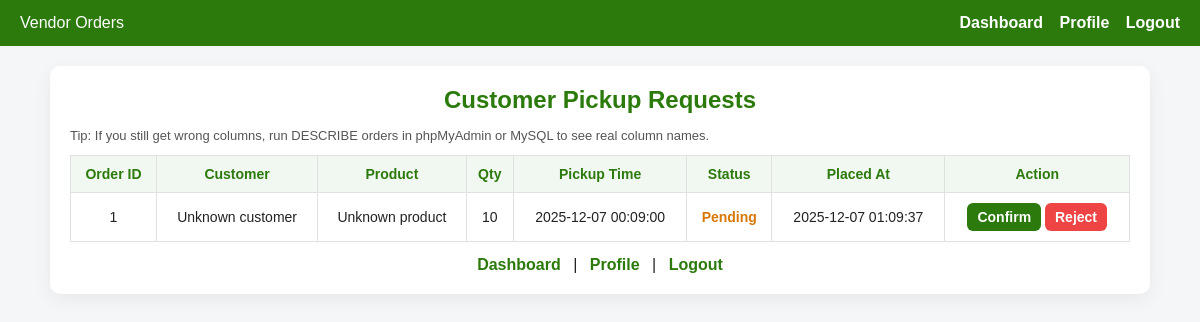
Screenshot of /vendor_order.php (signed in) with the database file from the repository.
### tables this page shows
CREATE TABLE IF NOT EXISTS `orders` (
  `id` int NOT NULL AUTO_INCREMENT,
  `vendor_id` int NOT NULL,
  `customer_id` int NOT NULL,
  `product_id` int NOT NULL,
  `quantity` int NOT NULL DEFAULT '1',
  `pickup_time` datetime NOT NULL,
  `status` enum('Pending','Confirmed') NOT NULL DEFAULT 'Pending',
  `created_at` timestamp NULL DEFAULT CURRENT_TIMESTAMP,
  `updated_at` timestamp NULL DEFAULT CURRENT_TIMESTAMP ON UPDATE CURRENT_TIMESTAMP,
  PRIMARY KEY (`id`),
  KEY `vendor_id` (`vendor_id`),
  KEY `customer_id` (`customer_id`),
  KEY `product_id` (`product_id`)
);

### vendor_order.php (the view, shortened to what this page needs)
<?php
include 'conn.php';
$vendor_id = (int) $_SESSION['user_id'];
function try_cols($row, $candidates, $default = '') {
    foreach ($candidates as $c) {
        if (isset($row[$c]) && $row[$c] !== null && $row[$c] !== '') {
            return $row[$c];
        }
    }
    return $default;
}
$orders = [];
$sql = "SELECT * FROM orders WHERE vendor_id = " . $vendor_id . " ORDER BY created_at DESC";
$result = mysqli_query($conn, $sql);
if ($result) {
    while ($row = mysqli_fetch_assoc($result)) {
        $orders[] = $row;
    }
} else {
    $message = "Failed to fetch orders: " . mysqli_error($conn);
}
?>
<!doctype html>
<html lang="en">
<head>
</head>
<body>
<header>
    <div>Vendor Orders</div>
    <nav>
        <a href="vendor_dashboard.php">Dashboard</a>
        <a href="vendor_profile.php">Profile</a>
        <a href="index.html">Logout</a>
    </nav>
</header>
<div class="wrap">
    <h2>Customer Pickup Requests</h2>
    <p style="font-size:13px;color:#555;">
        Tip: If you still get wrong columns, run <code>DESCRIBE orders</code> in phpMyAdmin or MySQL to see real column names.
    </p>
    <table>
        <thead>
            <tr>
                <th>Order ID</th>
                <th>Customer</th>
                <th>Product</th>
                <th>Qty</th>
                <th>Pickup Time</th>
                <th>Status</th>
                <th>Placed At</th>
                <th>Action</th>
            </tr>
        </thead>
        <tbody>
        <?php if (empty($orders)): ?>
            <tr><td colspan="8" style="padding:20px; color:#666;">No orders found.</td></tr>
        <?php else: ?>
            <?php foreach ($orders as $o): ?>
                <?php
                    $order_id = try_cols($o, ['id','order_id','orderID'], 0);
                    $customer = try_cols($o, ['customer_name','name','cust_name','customer','customer_fullname','fullname'], 'Unknown customer');
                    $product = try_cols($o, ['product_name','product','item_name','item'], 'Unknown product');
                    $qty = try_cols($o, ['quantity','qty','qnt'], 1);
                    $pickup = try_cols($o, ['pickup_time','pickup','pickup_datetime','pickup_at'], '');
                    $status = strtolower(try_cols($o, ['status','order_status','state'], 'pending'));
                    $created = try_cols($o, ['created_at','created','order_time','placed_at','timestamp'], '');
                ?>
                <tr>
                    <td><?php echo (int)$order_id; ?></td>
                    <td>
                        <?php echo htmlspecialchars($customer); ?>
                    </td>
                    <td>
                        <?php echo htmlspecialchars($product); ?>
                    </td>
                    <td><?php echo (int)$qty; ?></td>
                    <td><?php echo htmlspecialchars($pickup); ?></td>
                    <td>
                        <?php if ($status === 'confirmed'): ?>
                            <span class="status-confirmed">Confirmed</span>
                        <?php elseif ($status === 'rejected'): ?>
                            <span class="status-rejected">Rejected</span>
                        <?php else: ?>
                            <span class="status-pending"><?php echo htmlspecialchars(ucfirst($status)); ?></span>
                        <?php endif; ?>
                    </td>
                    <td><?php echo htmlspecialchars($created); ?></td>
                    <td>
                        <?php if ($status !== 'confirmed'): ?>
                            <a class="btn btn-confirm" href="?action=confirm&id=<?php echo (int)$order_id; ?>" onclick="return confirm('Confirm order #<?php echo (int)$order_id; ?>?')">Confirm</a>
                        <?php else: ?>
                            ✔
                        <?php endif; ?>
                        <?php if ($status !== 'rejected'): ?>
                            <a class="btn btn-reject" href="?action=reject&id=<?php echo (int)$order_id; ?>" onclick="return confirm('Reject order #<?php echo (int)$order_id; ?>?')">Reject</a>
                        <?php endif; ?>
                    </td>
                </tr>
            <?php endforeach; ?>
        <?php endif; ?>
        </tbody>
    </table>
    <div class="links">
        <a href="vendor_dashboard.php">Dashboard</a> |
        <a href="vendor_profile.php">Profile</a> |
        <a href="index.html">Logout</a>
    </div>
</div>
</body>
</html>

### vendor_order.php (style rules this page uses)
* { box-sizing:border-box; margin:0; padding:0; font-family: Arial, Helvetica, sans-serif; }
body { background:#f4f6f7; color:#222; min-height:100vh; }
header { background:#2b7a0b; color:#fff; padding:14px 20px; display:flex; justify-content:space-between; align-items:center; }
header a { color:#fff; text-decoration:none; margin-left:12px; font-weight:600; }
.wrap { max-width:1100px; margin:20px auto; padding:20px; background:#fff; border-radius:10px; box-shadow:0 6px 20px rgba(0,0,0,0.06); }
h2 { color:#2b7a0b; text-align:center; margin-bottom:14px; }
table { width:100%; border-collapse:collapse; margin-top:12px; }
th, td { padding:10px 8px; border:1px solid #e1e1e1; text-align:center; font-size:14px; }
th { background:#f1f7f1; color:#2b7a0b; font-weight:700; }
.btn { padding:6px 10px; border-radius:6px; border:none; cursor:pointer; font-weight:600; text-decoration:none; display:inline-block; }
.btn-confirm { background:#2b7a0b; color:#fff; }
.btn-reject { background:#ef4444; color:#fff; }
.status-pending { color:#d97706; font-weight:700; }
.links { text-align:center; margin-top:14px; }
.links a { color:#2b7a0b; text-decoration:none; margin:0 8px; font-weight:600; }

### rows the page displays
orders: id "1", customer "Unknown customer", product "Unknown product", quantity "10", pickup_time "2025-12-07 00:09:00", status "Pending", created_at "2025-12-07 01:09:37"
